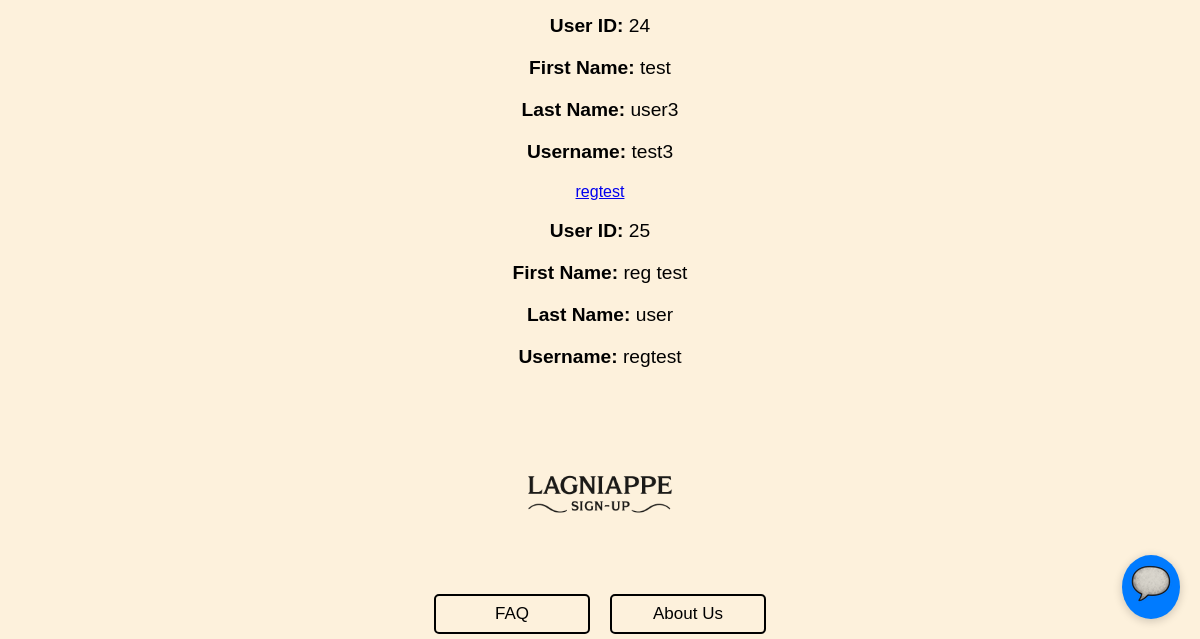
The page /userlist (lower part) on the database as committed earlier.
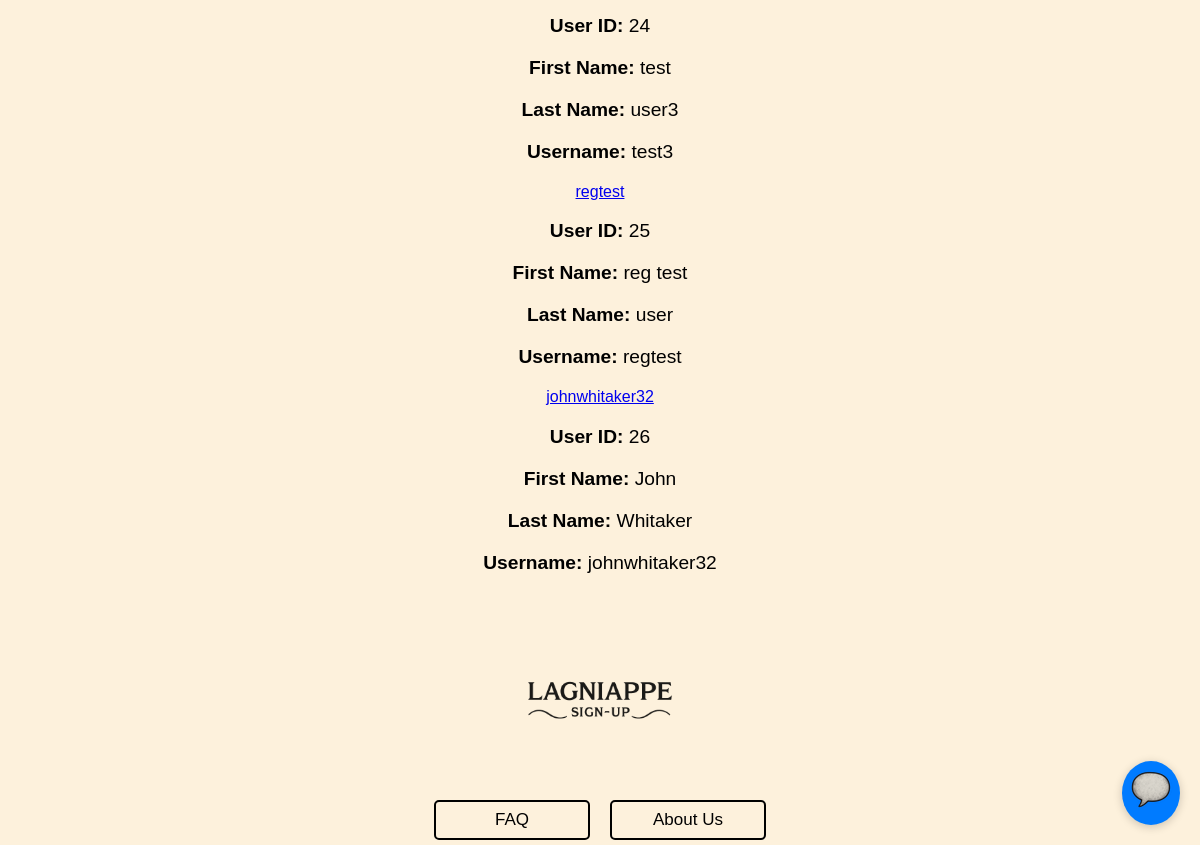
The same page on the database as committed later.
### events/models.py (models this page shows)
class Users(AbstractUser): # AbstractUser comes with a whole bunch of attributes
    UserID = models.AutoField(("userID"), primary_key=True) # autofield automatically increments an int as a new row is created
    groups = models.ManyToManyField(
        'auth.Group',
        related_name='event_users',  # Custom related_name for reverse accessor
        blank=True
    )
    user_permissions = models.ManyToManyField(
        'auth.Permission',
        related_name='event_user_permissions',  # Custom related_name for reverse accessor
        blank=True
    )

### lagniappe_signup/views.py (the view)
# urls.py: path('userlist', views.list_users.as_view(), name="user-list"),
class list_users(ListView):
    model = Users
    template_name = "user_list.html"
    context_object_name = "User"
    paginate = 20

### templates/user_list.html (shortened to what this page needs)
{% extends "base.html" %}
{% block content %}
  {% if User %}
    <ul style="list-style-type: none; padding-left: 0;">
      {% for us in User %}
        <li>
          <a href="{% url 'user-detail' us.UserID %}">{{ us.username }}</a>
          <p><strong>User ID:</strong> {{ us.UserID }}</p>
          <p><strong>First Name:</strong> {{ us.first_name }}</p>
          <p><strong>Last Name:</strong> {{ us.last_name }}</p>
          <p><strong>Username:</strong> {{ us.username }}</p>
        </li>
      {% endfor %}
    </ul>
  {% else %}
    <p>No users available.</p>
  {% endif %}
{% endblock %}

Rows that differ between the two databases and show on the page:
added Users: username "johnwhitaker32", UserID "26", first_name "John", last_name "Whitaker"
